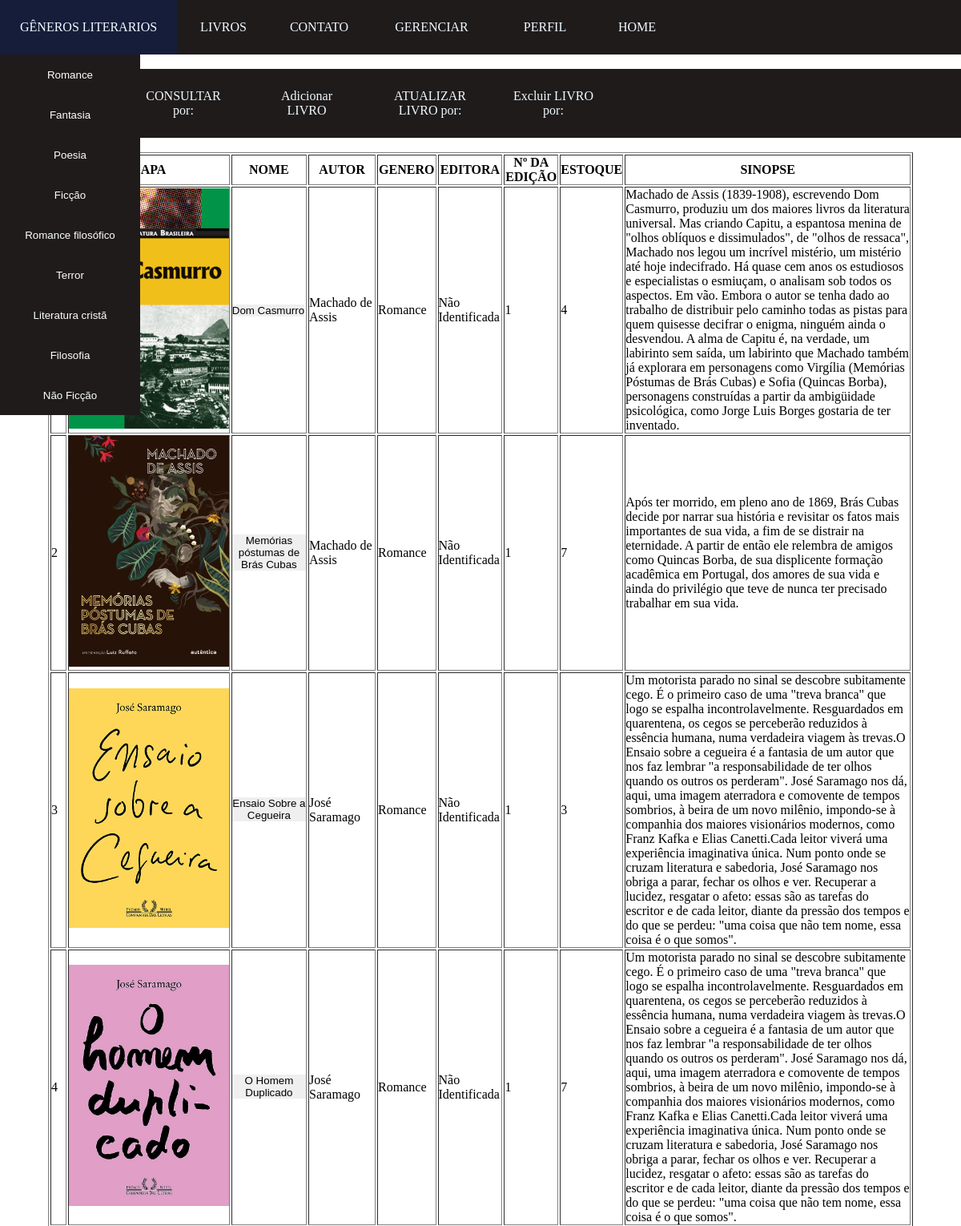
The page /funcionario/gerenciar_livro/livro_lista.php (signed in, upper part) on the database its author committed.
### tables this page shows
CREATE TABLE `livro` (
  `id_livro` int NOT NULL,
  `nome_livro` varchar(150) NOT NULL,
  `editora_livro` varchar(50) NOT NULL,
  `id_genero` int NOT NULL,
  `num_edicao_livro` int NOT NULL,
  `estoque_livro` int NOT NULL,
  `url_imagem_livro` varchar(5000) DEFAULT NULL,
  `sinopse_livro` varchar(1000) DEFAULT NULL,
  `id_autor` int NOT NULL
);

CREATE TABLE `autor` (
  `id_autor` int NOT NULL,
  `nome_autor` varchar(50) NOT NULL,
  `pais_autor` varchar(50) NOT NULL,
  `nascimento_autor` int NOT NULL,
  `falecimento_autor` int DEFAULT NULL
);

CREATE TABLE `genero` (
  `id_genero` int NOT NULL,
  `nome_genero` varchar(100) NOT NULL
);

### funcionario/gerenciar_livro/livro_lista.php (the view, shortened to what this page needs)
<?php
if($_SESSION['id_sessao'] == 2) {
?>
<!DOCTYPE html>
<html lang="pt-br">
<head>
    <link rel="stylesheet" href="../../design/index.css">
    <link rel="stylesheet" href="../../design/menu.css">
    <link rel="stylesheet" href="https://cdnjs.cloudflare.com/ajax/libs/font-awesome/6.4.0/css/all.min.css" />
    <link rel="stylesheet" href="https://cdnjs.cloudflare.com/ajax/libs/font-awesome/5.15.3/css/all.min.css">
</head>
<body>
    <div style="background-color: #1f1919;">
        <?php include('../../include/menu_funcionario_gerenciar.php'); ?>
    </div>
    <br>
    <?php include('../../include/menu_gerenciar_livro.php'); ?>
    <br>
    <table border="1" style="width:90%; margin: auto;">
        <tr>
            <th>ID</th>
            <th>CAPA</th>
            <th>NOME</th>
            <th>AUTOR</th>
            <th>GENERO</th>
            <th>EDITORA</th>
            <th>Nº DA EDIÇÃO</th>
            <th>ESTOQUE</th>
            <th>SINOPSE</th>
        </tr>
        <?php
        $sql = mysqli_query($mysqli, "SELECT  *   FROM  livro");
        while ($result = mysqli_fetch_array($sql))
            {
                $id_livro = $result['id_livro'];
                $nome_livro = $result['nome_livro'];
                $id_autor = $result['id_autor'];
                $id_genero = $result['id_genero'];
                $editora_livro = $result['editora_livro'];
                $num_edicao_livro = $result['num_edicao_livro'];
                $estoque_livro = $result['estoque_livro'];
                $sinopse_livro = $result['sinopse_livro'];
                $url_imagem_livro = $result['url_imagem_livro'];
                echo "<tr>";
                echo "<td>".$id_livro."</td>";
                echo "<td><form method='post' action='livro_aberto.php'>
                <input name='id_livro' value='".$id_livro."' style='display: none;'>
                    <button type='submit' name='Submit' style='border: none; background-color: white;'>
                        <img src='../../imagens/livro_capa/".$url_imagem_livro."'>
                    </button>
                </form></td>";
                echo "<td><form method='post' action='livro_aberto.php'>
                <input name='id_livro' value='".$id_livro."' style='display: none;'>
                    <button type='submit' name='Submit' style='border: none; background-color:  ;'>
                        ".$nome_livro."
                    </button>
                </form></td>";
                    $sql2 = "SELECT * FROM autor id_autor WHERE id_autor = '$id_autor'";
                    $resultad2 = $mysqli->query($sql2);
                    while ($row = mysqli_fetch_array($resultad2))
                    {
                        echo "<td>".$row['nome_autor']."</td>";
                    }
                    $sql3 = "SELECT * FROM genero id_genero WHERE id_genero = '$id_genero'";
                    $resultad3 = $mysqli->query($sql3);
                    while ($row3 = mysqli_fetch_array($resultad3))
                    {
                        echo "<td>".$row3['nome_genero']."</td>";
                    }
                echo "<td>".$editora_livro."</td>";
                echo "<td>".$num_edicao_livro."</td>";
                echo "<td>".$estoque_livro."</td>";
                echo "<td>".$sinopse_livro."</td>";
                echo "</tr>";
            };
        ?>
    </table>
</body>
</html>
<?php
}
else {
    echo "Você não pode acessar essa página, sua permissão é inválida";
}
?>

### design/index.css (style rules this page uses)
* { margin: 0; padding: 0; box-sizing: border-box; }
body { background-color: white; }

### design/menu.css (style rules this page uses)
body { background-color: white; }

### funcionario/gerenciar_livro/livro_lista.php (style rules this page uses)
img { width: 200px; }

### rows shown on the page
livro: id_livro "1", url_imagem_livro (picture), nome_livro "Dom Casmurro", editora_livro "Não Identificada", num_edicao_livro "1", estoque_livro "4", sinopse_livro "Machado de Assis (1839-1908), escrevendo Dom Casmurro, produziu um dos maiores livros da literatura universal. Mas criando Capitu, a espantosa menina de \"olhos oblíquos e dissimulados\", de \"olhos de ressaca\", Machado nos legou um incrível mistério, um mistério até hoje indecifrado. Há quase cem anos os estudiosos e especialistas o esmiuçam, o analisam sob todos os aspectos. Em vão. Embora o autor se tenha dado ao trabalho de distribuir pelo caminho todas as pistas para quem quisesse decifrar o enigma, ninguém ainda o desvendou. A alma de Capitu é, na verdade, um labirinto sem saída, um labirinto que Machado também já explorara em personagens como Virgília (Memórias Póstumas de Brás Cubas) e…"
autor: nome_autor "Machado de Assis"
genero: nome_genero "Romance"
livro: id_livro "2", url_imagem_livro (picture), nome_livro "Memórias póstumas de Brás Cubas", editora_livro "Não Identificada", num_edicao_livro "1", estoque_livro "7", sinopse_livro "Após ter morrido, em pleno ano de 1869, Brás Cubas decide por narrar sua história e revisitar os fatos mais importantes de sua vida, a fim de se distrair na eternidade. A partir de então ele relembra de amigos como Quincas Borba, de sua displicente formação acadêmica em Portugal, dos amores de sua vida e ainda do privilégio que teve de nunca ter precisado trabalhar em sua vida."
livro: id_livro "3", url_imagem_livro (picture), nome_livro "Ensaio Sobre a Cegueira", editora_livro "Não Identificada", num_edicao_livro "1", estoque_livro "3", sinopse_livro "Um motorista parado no sinal se descobre subitamente cego. É o primeiro caso de uma \"treva branca\" que logo se espalha incontrolavelmente. Resguardados em quarentena, os cegos se perceberão reduzidos à essência humana, numa verdadeira viagem às trevas.O Ensaio sobre a cegueira é a fantasia de um autor que nos faz lembrar \"a responsabilidade de ter olhos quando os outros os perderam\". José Saramago nos dá, aqui, uma imagem aterradora e comovente de tempos sombrios, à beira de um novo milênio, impondo-se à companhia dos maiores visionários modernos, como Franz Kafka e Elias Canetti.Cada leitor viverá uma experiência imaginativa única. Num ponto onde se cruzam literatura e sabedoria, José…"
autor: nome_autor "José Saramago"
livro: id_livro "4", url_imagem_livro (picture), nome_livro "O Homem Duplicado", editora_livro "Não Identificada", num_edicao_livro "1", estoque_livro "7", sinopse_livro "Um motorista parado no sinal se descobre subitamente cego. É o primeiro caso de uma \"treva branca\" que logo se espalha incontrolavelmente. Resguardados em quarentena, os cegos se perceberão reduzidos à essência humana, numa verdadeira viagem às trevas.O Ensaio sobre a cegueira é a fantasia de um autor que nos faz lembrar \"a responsabilidade de ter olhos quando os outros os perderam\". José Saramago nos dá, aqui, uma imagem aterradora e comovente de tempos sombrios, à beira de um novo milênio, impondo-se à companhia dos maiores visionários modernos, como Franz Kafka e Elias Canetti.Cada leitor viverá uma experiência imaginativa única. Num ponto onde se cruzam literatura e sabedoria, José…"
